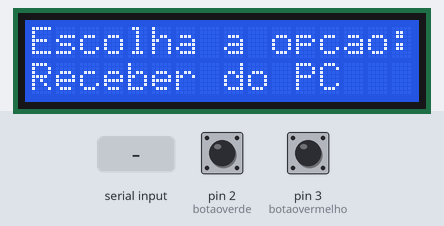
Recording of a sketch running on a simulated Arduino Uno, built with avr-gcc and run on an emulated ATmega328P. Shown: 16×2 character LCD. The inputs (shaded band) are chosen by the test bench; at power-on: pin 3 (botaovermelho) LOW, pin 2 (botaoverde) LOW. What the sketch prints to the serial monitor is not drawn.

Above: at 3.2 s.
3.3 s: pin 3 (botaovermelho) pulled HIGH for 0.15 s
At 4.4 s:
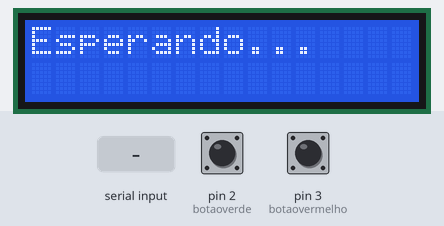
5.0 s: pin 2 (botaoverde) pulled HIGH for 1 s
At 7.2 s:
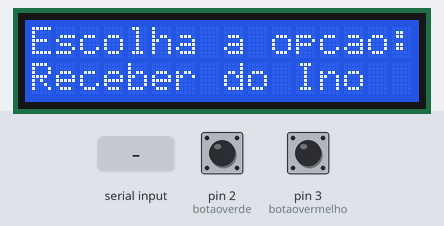
7.5 s: "1\n" received over Serial
At 8.7 s:
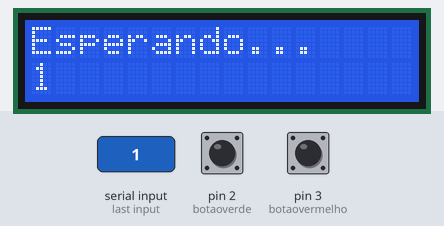
9.0 s: byte 10 ('\n') received over Serial
At 9.7 s:
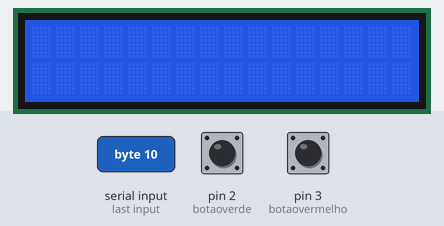
10.5 s: "0\n" received over Serial
At 10.9 s:
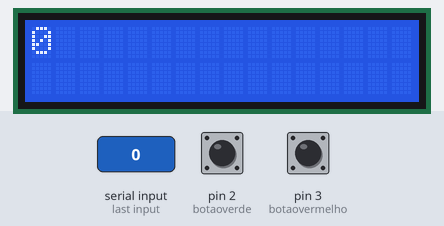
Timing chart, 0 to 13.5 s (numbered marks = the images above; inputs shaded):
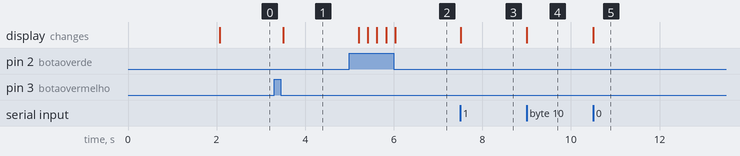

The sketch:

TrabProgAplic_-_Arduino.ino
```cpp
#include <Wire.h>
#include <LiquidCrystal.h>

const int rs = 12, en = 11, d4 = 7, d5 = 6, d6 = 5, d7 = 4;
LiquidCrystal lcd(rs, en, d4, d5, d6, d7);

const int botaoverde = 2;
const int botaovermelho = 3;

bool modo_envio = false;
bool modo_receber = false;
char mgs[17];
int posicao_cursor = 0;
char vogais[] = "aeiou ";
int vogal_atual = 0;
String mgs_recebida = "";

const char* menus[] = {
    "Receber do PC",
    "Receber do Ino",
    "Imprimir mgs ASC",
    "Imprimir mgs DES"
};
int menu_atual = 0;
const int total_menu = 4;

void mostraMenu() {
    lcd.clear();
    lcd.setCursor(0, 0);
    lcd.print("Escolha a opcao:");
    lcd.setCursor(0, 1);
    lcd.print(menus[menu_atual]);
}

void setup() {
    lcd.begin(16, 2);
    lcd.clear();
    lcd.print("Trab Prog Aplic");
    lcd.setCursor(0, 1);
    lcd.print("JPV DR CR GA");
    pinMode(botaoverde, INPUT);
    pinMode(botaovermelho, INPUT);
    Serial.begin(9600);
    delay(2000);
    mostraMenu();
}

void loop() {
    if (Serial.available() > 0) {
        char c = (char)Serial.read();
        mgs_recebida += c;
        if (mgs_recebida.endsWith("CMD_ENVIO")) {
            modo_envio = true;
            lcd.clear();
            lcd.setCursor(0, 0);
            lcd.print("Digite sua mgs");
            lcd.setCursor(0, 1);
            vogal_atual = 0;
            posicao_cursor = 0;
            lcd.print(vogais[vogal_atual]);
            mgs_recebida = "";
        } else if (modo_receber) {
            if (c == '\n') {
                lcd.clear();
                lcd.setCursor(0, 0);
                lcd.print("Esperando...");
                lcd.setCursor(0, 1);
                lcd.print(mgs_recebida);
                mgs_recebida = "";
                modo_receber = false;
            }
        } else {
            if (c == '\n') {
                lcd.clear();
                lcd.print(mgs_recebida);
                mgs_recebida = "";
            }
        }
    }


    if (digitalRead(botaoverde) == HIGH) {
        delay(200);
        if (modo_envio) {
            vogal_atual = (vogal_atual + 1) % (sizeof(vogais) - 1);
            lcd.setCursor(posicao_cursor, 1);
            lcd.print(vogais[vogal_atual]);
        } else {
            menu_atual = (menu_atual + 1) % total_menu;
            mostraMenu();
        }
    }


    if (digitalRead(botaovermelho) == HIGH) {
        delay(200);
        if (modo_envio) {
            if (vogais[vogal_atual] == ' ') {
                mgs[posicao_cursor] = '\0';
                Serial.println(mgs);
                modo_envio = false;
                lcd.clear();
                mostraMenu();
            } else {
                mgs[posicao_cursor] = vogais[vogal_atual];
                posicao_cursor++;
                if (posicao_cursor < 16) {
                    lcd.setCursor(posicao_cursor, 1);
                    vogal_atual = 0;
                    lcd.print(vogais[vogal_atual]);
                } else {
                    mgs[posicao_cursor] = '\0';
                    Serial.println(mgs);
                    modo_envio = false;
                    lcd.clear();
                    mostraMenu();
                }
            }
        } else {
            switch (menu_atual) {
                case 0:
                    Serial.println("RECEBER_DO_PC");
                    lcd.clear();
                    lcd.setCursor(0, 0);
                    lcd.print("Esperando...");
                    modo_receber = true;
                    break;
                case 1:
                    Serial.println("RECEBER_DO_INO");
                    break;
                case 2:
                    Serial.println("IMPRIMIR_DO_PRIMEIRO");
                    break;
                case 3:
                    Serial.println("IMPRIMIR_DO_ULTIMO");
                    break;
            }
        }
    }
}
```

Measured:
- after the input at 3.3 s, the display: changes after 0.20 s (image 1)
- after the input at 5.0 s, the display: changes after 0.21 s (image 2)
- after the input at 7.5 s, the display: changes at once (image 3)
- after the input at 9.0 s, the display: changes at once (image 4)
- after the input at 10.5 s, the display: changes at once (image 5)
